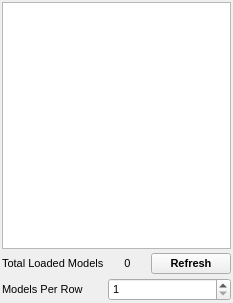
<ui version="4.0">
 <class>ModelListWidget</class>
 <widget class="QDockWidget" name="ModelListWidget">
  <property name="geometry">
   <rect>
    <x>0</x>
    <y>0</y>
    <width>233</width>
    <height>303</height>
   </rect>
  </property>
  <property name="font">
   <font>
    <pointsize>8</pointsize>
   </font>
  </property>
  <property name="floating">
   <bool>true</bool>
  </property>
  <property name="allowedAreas">
   <set>Qt::LeftDockWidgetArea|Qt::RightDockWidgetArea</set>
  </property>
  <property name="windowTitle">
   <string>Models</string>
  </property>
  <widget class="QWidget" name="dockWidgetContents">
   <layout class="QVBoxLayout" name="verticalLayout">
    <property name="spacing">
     <number>4</number>
    </property>
    <property name="margin">
     <number>2</number>
    </property>
    <item>
     <widget class="TTreeWidget" name="ModelTree">
      <property name="mouseTracking">
       <bool>true</bool>
      </property>
      <property name="horizontalScrollBarPolicy">
       <enum>Qt::ScrollBarAsNeeded</enum>
      </property>
      <property name="autoScroll">
       <bool>false</bool>
      </property>
      <property name="showDropIndicator" stdset="0">
       <bool>false</bool>
      </property>
      <property name="alternatingRowColors">
       <bool>true</bool>
      </property>
      <property name="selectionMode">
       <enum>QAbstractItemView::ExtendedSelection</enum>
      </property>
      <property name="iconSize">
       <size>
        <width>75</width>
        <height>75</height>
       </size>
      </property>
      <property name="indentation">
       <number>0</number>
      </property>
      <property name="uniformRowHeights">
       <bool>true</bool>
      </property>
      <property name="wordWrap">
       <bool>true</bool>
      </property>
      <property name="expandsOnDoubleClick">
       <bool>false</bool>
      </property>
      <attribute name="headerVisible">
       <bool>false</bool>
      </attribute>
      <column>
       <property name="text">
        <string notr="true">1</string>
       </property>
      </column>
     </widget>
    </item>
    <item>
     <layout class="QGridLayout" name="gridLayout">
      <property name="spacing">
       <number>4</number>
      </property>
      <item row="2" column="0">
       <widget class="QLabel" name="ModelsPerRowLabel">
        <property name="sizePolicy">
         <sizepolicy hsizetype="Minimum" vsizetype="Preferred">
          <horstretch>0</horstretch>
          <verstretch>0</verstretch>
         </sizepolicy>
        </property>
        <property name="text">
         <string>Models Per Row</string>
        </property>
       </widget>
      </item>
      <item row="2" column="1" colspan="2">
       <widget class="QSpinBox" name="ModelsPerRowSpin">
        <property name="sizePolicy">
         <sizepolicy hsizetype="Expanding" vsizetype="Fixed">
          <horstretch>0</horstretch>
          <verstretch>0</verstretch>
         </sizepolicy>
        </property>
        <property name="minimum">
         <number>1</number>
        </property>
       </widget>
      </item>
      <item row="1" column="0">
       <widget class="QLabel" name="label">
        <property name="text">
         <string>Total Loaded Models</string>
        </property>
       </widget>
      </item>
      <item row="1" column="1">
       <widget class="QLabel" name="TotalLoadedModelsLabel">
        <property name="text">
         <string>0</string>
        </property>
        <property name="alignment">
         <set>Qt::AlignCenter</set>
        </property>
       </widget>
      </item>
      <item row="1" column="2">
       <widget class="QPushButton" name="RefreshIconsButton">
        <property name="font">
         <font>
          <weight>75</weight>
          <bold>true</bold>
         </font>
        </property>
        <property name="text">
         <string>Refresh</string>
        </property>
       </widget>
      </item>
     </layout>
    </item>
   </layout>
  </widget>
 </widget>
 <customwidgets>
  <customwidget>
   <class>TTreeWidget</class>
   <extends>QTreeWidget</extends>
   <header>gui/ttreewidget.hui</header>
  </customwidget>
 </customwidgets>
 <resources/>
 <connections/>
</ui>
